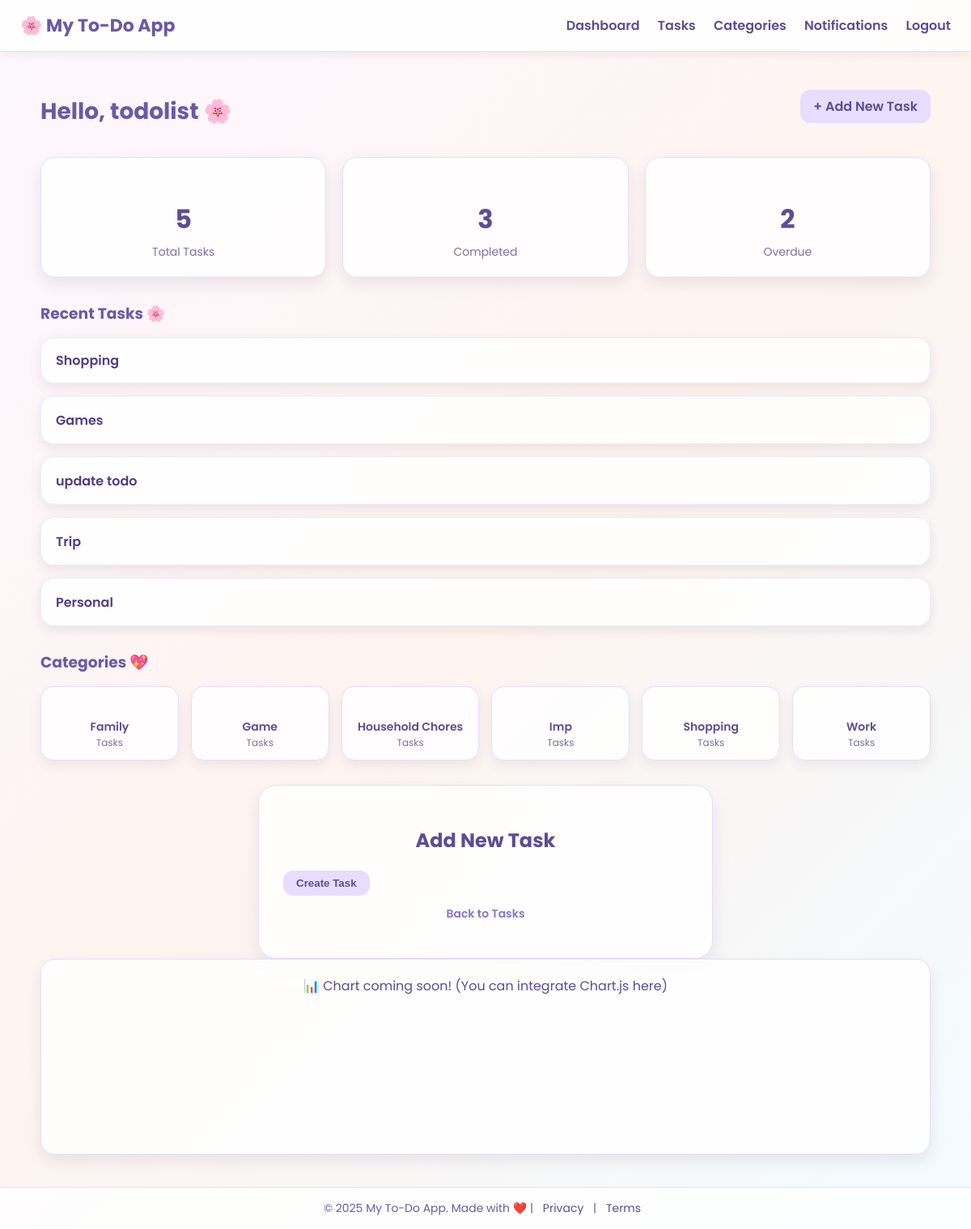
The app's page /dashboard/ (signed in) with its own data.
### todo/models.py (models this page shows, shortened)
class Task(models.Model):
    PRIORITY_CHOICES = [
        ('low', 'Low'),
        ('medium', 'Medium'),
        ('high', 'High'),
    ]
    STATUS_CHOICES = [
        ('pending', 'Pending'),
        ('in_progress', 'In Progress'),
        ('completed', 'Completed'),
    ]
    RECUR_CHOICES = [
        ('none', 'None'),
        ('daily', 'Daily'),
        ('weekly', 'Weekly'),
        ('monthly', 'Monthly'),
    ]
    user = models.ForeignKey(User, on_delete=models.CASCADE, related_name='tasks')
    title = models.CharField(max_length=255)
    description = models.TextField(blank=True, null=True)
    category = models.ForeignKey(Category, on_delete=models.SET_NULL, null=True, blank=True, related_name='tasks')
    priority = models.CharField(max_length=10, choices=PRIORITY_CHOICES, default='medium')
    status = models.CharField(max_length=15, choices=STATUS_CHOICES, default='pending')
    start_date = models.DateField(default=timezone.now)
    due_date = models.DateField(default=default_due_date)
    recurrence = models.CharField(max_length=10, choices=RECUR_CHOICES, default='none')
    created_at = models.DateTimeField(auto_now_add=True)
    updated_at = models.DateTimeField(auto_now=True)
    def is_overdue(self):
        return self.status != 'completed' and self.due_date < timezone.localdate()

class Category(models.Model):
    user = models.ForeignKey(User, on_delete=models.CASCADE, related_name='categories')
    name = models.CharField(max_length=50)
    color = models.CharField(max_length=7, default="#c8b3ff")  # pastel color for UI
    class Meta:
        unique_together = (('user', 'name'),)

### todo/views.py (the view)
# urls.py: path('dashboard/', views.dashboard, name='dashboard'),
@login_required
def dashboard(request):
    user_tasks = Task.objects.filter(user=request.user)
    total = user_tasks.count()
    completed = user_tasks.filter(status='completed').count()
    overdue = sum(1 for t in user_tasks if t.is_overdue())
    categories = Category.objects.filter(user=request.user).order_by('name')
    upcoming = user_tasks.order_by('due_date')[:5]
    context = {
        "tasks": user_tasks,
        "upcoming": upcoming,
        "total": total,
        "completed": completed,
        "overdue": overdue,
        "categories": categories
    }
    return render(request, "dashboard.html", context)

### todo/templates/dashboard.html (shortened to what this page needs)
{% extends "base.html" %}
{% block content %}
<div class="dashboard-header">
    <h2>Hello, {{ user.username }} 🌸</h2>
    <a href="{% url 'task-add' %}" class="btn-soft">+ Add New Task</a>
</div>
<div class="stats-row">
    <div class="stat-card">
        <h3>{{ total }}</h3>
        <p>Total Tasks</p>
    </div>
    <div class="stat-card">
        <h3>{{ completed }}</h3>
        <p>Completed</p>
    </div>
    <div class="stat-card">
        <h3>{{ overdue }}</h3>
        <p>Overdue</p>
    </div>
</div>
<h3 style="color:#6a5aa3; margin-bottom:15px;">Recent Tasks 🌸</h3>
<div class="task-summary">
    {% for task in tasks %}
    <div class="task-card">
        <div class="task-title">{{ task.title }}</div>
        {% if task.category %}
        <span class="category-pill" >{{ task.category.name }}</span>
        {% endif %}
    </div>
    {% empty %}
    <p>No tasks yet! Create one 🌸</p>
    {% endfor %}
</div>
<h3 style="color:#6a5aa3; margin-bottom:15px;">Categories 💖</h3>
<div class="category-row">
    {% for c in categories %}
    <div class="category-card">
        <span class="category-dot" ></span>
        <div class="category-name">{{ c.name }}</div>
        <div class="category-count">{{ c.task_count }} Tasks</div>
    </div>
    {% empty %}
    <p>No categories yet! Add some 🌸</p>
    {% endfor %}
</div>
<div class="form-card">
    <h2 style="text-align:center; color:#5c4d92; margin-bottom:20px;">
        {% if form.instance.pk %} Edit Task {% else %} Add New Task {% endif %}
    </h2>
    <form method="POST">
        <button class="btn-soft" type="submit">
            {% if form.instance.pk %} Update Task {% else %} Create Task {% endif %}
        </button>
    </form>
    <p style="text-align:center; margin-top:12px; font-size:14px;">
        <a href="{% url 'task-list' %}" style="color:#8676c3; font-weight:600;">Back to Tasks</a>
    </p>
</div>
<div class="chart-card">
    📊 Chart coming soon! (You can integrate Chart.js here)
</div>
{% endblock %}

### todo/templates/base.html (style rules this page uses)
body { margin: 0; padding: 0; font-family: "Poppins", sans-serif; background: linear-gradient(135deg, #fdf6ff, #fef4f0, #f2fbff); color: #4f3d84; }
a { text-decoration: none; }
.btn-soft { padding: 8px 16px; border-radius: 12px; border: none; font-weight: 600; color: #5c4d92; background: #e8ddff; cursor: pointer; transition: 0.25s; }
.form-card { background: rgba(255,255,255,0.88); padding: 30px; border-radius: 22px; border: 1px solid #e8dcff; box-shadow: 0 10px 25px rgba(0,0,0,0.08); max-width: 500px; margin: auto; animation: fadeSlide 0.45s ease; }

### todo/templates/dashboard.html (style rules this page uses)
body { background: linear-gradient(135deg, #fdf7ff, #fef4f0, #f2fbff); font-family: "Poppins", sans-serif; }
.dashboard-header { display: flex; justify-content: space-between; align-items: center; margin-bottom: 25px; flex-wrap: wrap; }
.dashboard-header h2 { color: #6a5aa3; font-weight: 700; font-size: 28px; margin-bottom: 10px; }
.stats-row { display: flex; flex-wrap: wrap; gap: 20px; margin-bottom: 30px; }
.stat-card { flex: 1 1 220px; background: rgba(255,255,255,0.85); border-radius: 18px; padding: 20px; border: 1px solid #e8dcff; box-shadow: 0 8px 20px rgba(0,0,0,0.08); transition: 0.3s ease; text-align: center; }
.stat-card h3 { font-size: 32px; color: #5c4d92; margin-bottom: 6px; }
.stat-card p { font-size: 14px; color: #7a6f9f; margin: 0; }
.task-summary { display: flex; flex-direction: column; gap: 15px; margin-bottom: 30px; }
.task-card { background: rgba(255,255,255,0.88); padding: 15px 18px; border-radius: 16px; border: 1px solid #f0e6ff; box-shadow: 0 5px 15px rgba(0,0,0,0.08); display: flex; justify-content: space-between; align-items: center; transition: 0.25s ease; }
.task-title { font-weight: 600; color: #4f3d84; font-size: 16px; }
.category-pill { padding: 5px 12px; border-radius: 50px; font-size: 12px; font-weight: 600; color: #fff; }
.category-row { display: flex; flex-wrap: wrap; gap: 15px; margin-bottom: 30px; }
.category-card { flex: 1 1 140px; background: rgba(255,255,255,0.85); border-radius: 16px; padding: 12px; text-align: center; border: 1px solid #e8dcff; box-shadow: 0 6px 16px rgba(0,0,0,0.07); transition: 0.3s ease; }
.category-dot { width: 14px; height: 14px; border-radius: 50%; display: inline-block; margin-bottom: 6px; }
.category-name { font-weight: 600; color: #5c4d92; font-size: 14px; }
.category-count { font-size: 12px; color: #7a6f9f; }
.chart-card { background: rgba(255,255,255,0.88); border-radius: 18px; padding: 20px; border: 1px solid #e8dcff; box-shadow: 0 8px 20px rgba(0,0,0,0.08); margin-bottom: 30px; text-align: center; min-height: 200px; color: #5c4d92; }

### records on screen
Task: title "Shopping"
Task: title "Games"
Task: title "update todo"
Task: title "Trip"
Task: title "Personal"
Category: name "Family"
Category: name "Game"
Category: name "Household Chores"
Category: name "Imp"
Category: name "Shopping"
Category: name "Work"

### other values on screen
{{ user.username }} "todolist"
{{ total }} "5"
{{ completed }} "3"
{{ overdue }} "2"
